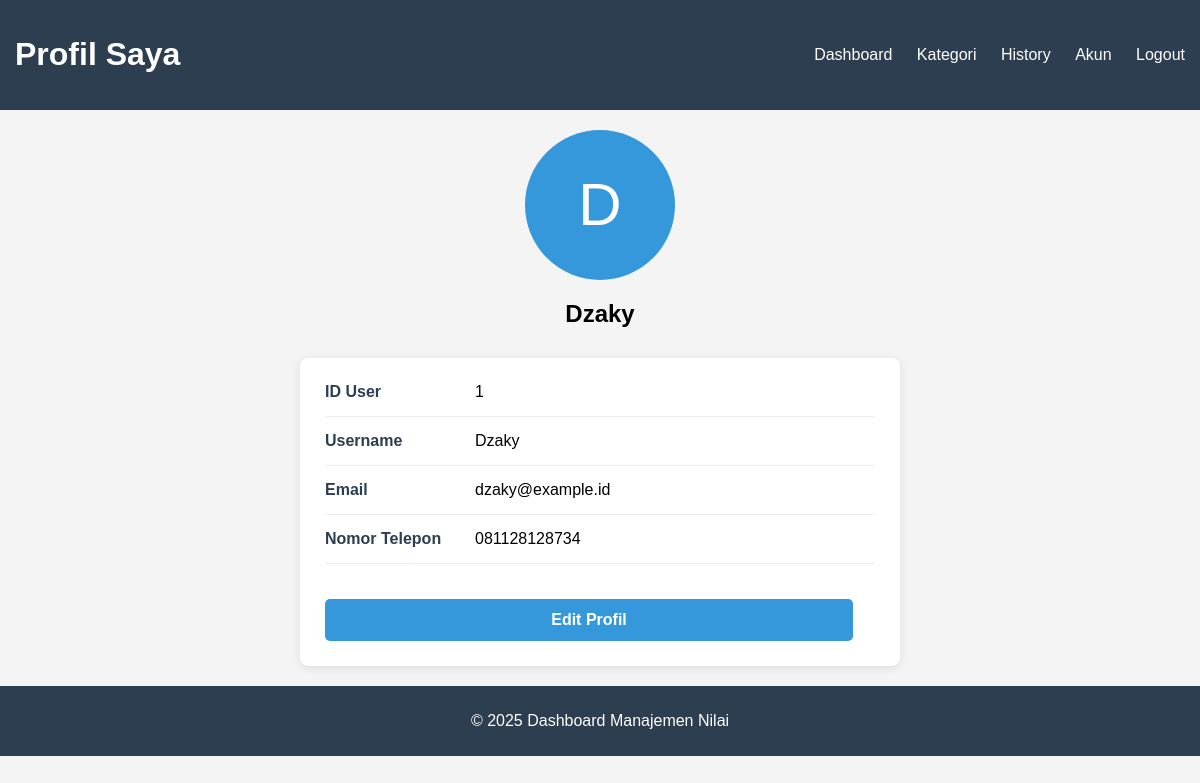
The page /Akun.php (signed in) on the database its author committed.
### tables this page shows
CREATE TABLE `users` (
  `id_user` int(11) NOT NULL,
  `username` varchar(50) NOT NULL,
  `email` varchar(100) DEFAULT NULL,
  `password` varchar(255) NOT NULL,
  `phone` varchar(20) DEFAULT NULL
);

### Akun.php (the view, shortened to what this page needs)
<?php
include 'Koneksi.PHP';
$user_id = $_SESSION['user_id'];
$query = "SELECT * FROM users WHERE id_user = ?";
$stmt = mysqli_prepare($con, $query);
mysqli_stmt_bind_param($stmt, "i", $user_id);
mysqli_stmt_execute($stmt);
$result = mysqli_stmt_get_result($stmt);
$user = mysqli_fetch_assoc($result);
?>
<!DOCTYPE html>
<html lang="id">
<head>
    <link rel="stylesheet" href="../Design/Data.CSS">
    <link rel="stylesheet" href="../Design/Akun.CSS">
</head>
<body>
    <header class="navbar">
        <h1>Profil Saya</h1>
        <nav>
            <a href="Dashboard.php">Dashboard</a>
            <a href="Data.php">Kategori</a>
            <a href="History.php">History</a>
            <a href="Profil.php">Akun</a>
            <a href="Logout.php">Logout</a>
        </nav>
    </header>
    <main class="container">
        <div class="profile-container">
            <div class="profile-header">
                <div class="profile-avatar">
                    <?= strtoupper(substr($user['username'], 0, 1)) ?>
                </div>
                <h2><?= htmlspecialchars($user['username']) ?></h2>
            </div>
            <div class="profile-info">
                <div class="info-row">
                    <div class="info-label">ID User</div>
                    <div class="info-value"><?= $user['id_user'] ?></div>
                </div>
                <div class="info-row">
                    <div class="info-label">Username</div>
                    <div class="info-value"><?= htmlspecialchars($user['username']) ?></div>
                </div>
                <div class="info-row">
                    <div class="info-label">Email</div>
                    <div class="info-value"><?= htmlspecialchars($user['email']) ?></div>
                </div>
                <div class="info-row">
                    <div class="info-label">Nomor Telepon</div>
                    <div class="info-value"><?= htmlspecialchars($user['phone']) ?></div>
                </div>
                <a href="EditProfil.php" class="btn-edit">Edit Profil</a>
            </div>
        </div>
    </main>
    <footer>
        <p>&copy; 2025 Dashboard Manajemen Nilai</p>
    </footer>
</body>
</html>

### rows shown on the page
users: username "D", username "Dzaky", id_user "1", email "dzaky@example.id", phone "081128128734"
